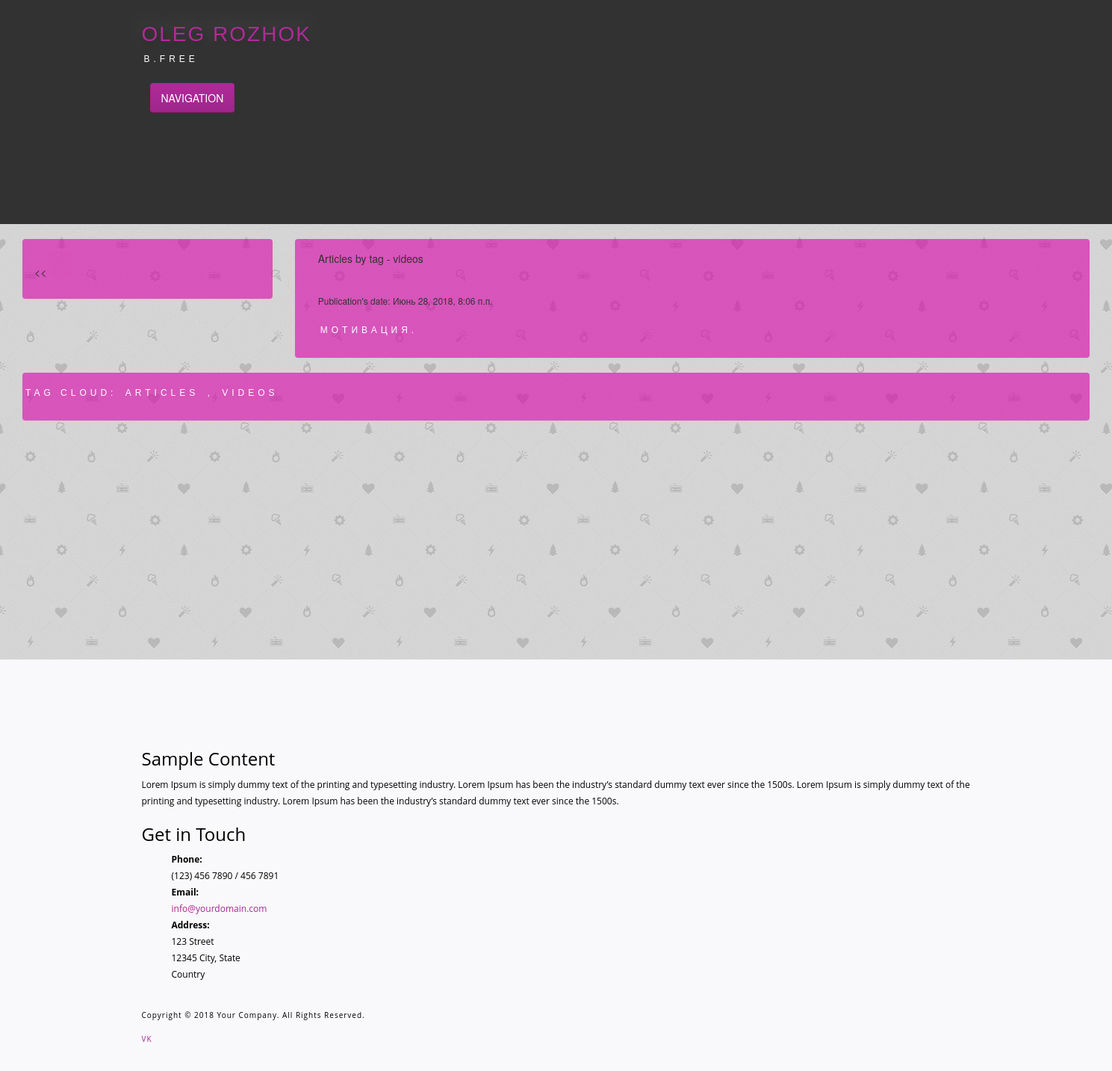
/basicview/keyword/2/, run on the app's committed database.
### article/models.py (models this page shows, shortened)
class Keywords(models.Model):
    class Meta():
        db_table = "keywords"
    name = models.CharField(max_length=50, blank=True, unique=True, verbose_name="Tags")
    def __unicode__(self):
        return self.name

class Article(models.Model):
    class Meta():
        db_table = "article"
    article_title = models.CharField(max_length=200)
    article_text = RichTextField()
    article_date = models.DateTimeField()
    article_likes = models.IntegerField(default=0)
    article_image = models.ImageField(null=True, blank=True, upload_to="images/", verbose_name="Image")
    video = EmbedVideoField(null=True, blank=True, verbose_name="Video")
    category = TreeForeignKey(Category, null=True, blank=False, related_name='cat')
    keywords = models.ManyToManyField(Keywords, related_name="keywords", related_query_name="keywords", blank=True, verbose_name="Keywords")

### article/views.py (the view)
# urls.py: url(r'^keyword/(?P<id>\d+)/$', article_views.keywords, name='keywords'),
def keywords(request, id):
    args = {}
    args['keywords'] = Keywords.objects.all()
    args['keyw_s'] = Keywords.objects.get(id=id)
    args['articles'] = Article.objects.filter(keywords__name__exact=args['keyw_s'])
    args['projects'] = Category.objects.all()
    args['username'] = auth.get_user(request).username
    return render(request, 'keywpage.html', args)

### article/templates/keywpage.html
{% extends 'main.html' %}
{% block content %}
<div class="container">
    <div class="row">
        <div class="col col-lg-12">
        <p>Artiсles by tag - {{ keyw_s.name }}</p><br />
    {% for article in articles %}
        <h6>Publication's date: {{ article.article_date }}</h6>
        </div>
        <div class="col col-lg-12">
        <h4><a href="/articles/get/{{ article.id }}/" class="notpodcherk" id="divTagLine">{{ article.article_title}}</a></h4>
    {% endfor %}
        </div>
    </div>
</div>
{% endblock content %}

### article/templates/main.html (shortened to what this page needs)
{% load staticfiles %}
{% load i18n mptt_tags %}
<!DOCTYPE html>
<html>
<head>
    <link rel="stylesheet" href="https://maxcdn.bootstrapcdn.com/bootstrap/4.0.0/css/bootstrap.min.css">
    {% load bootstrap3 %}
    {% bootstrap_css %}
</head>
<body>
<div id="decorative2">
    <div class="container">
        <div class="divPanel topArea notop nobottom">
        <div class="row-fluid">
            <div class="pull-top">
                        <a href="https://vk.com/oleg_rozhok" id="divSiteTitle" class="notpodcherk">Oleg Rozhok</a><br />
                        <a href="https://vk.com/video-41355314_456239038" id="divTagLine" class="notpodcherk">b.free</a>
            </div>
                    <div id="divMenuRight" class="pull-left">
                    <div class="navbar">
                        <button type="button" class="btn btn-navbar-highlight btn-large btn-primary" data-toggle="collapse" data-target=".nav-collapse">
                            NAVIGATION
                        </button>
                    </div>
                    </div>
        </div>
        </div>
    </div>
</div>
<br />
<div class="container-fluid">
  <div class="row-fluid">
    <div class="col col-lg-3">
    <div class="panel panel-body special-card">
    <ol class="marker" id="breadcrumb">
    {% recursetree projects %}
        <li>
       <a href="/category/get/{{ node.id }}" title="{% blocktrans with project=node %}Show all entries in {{ project }}{% endblocktrans %}">{{ node }}</a>
        </li>
    {% endrecursetree %}
    </ol>
    </div>
    </div>
    <div class="col col-lg-9">
    <div class="panel panel-body fones special-card">
    {% block content %}{% endblock content %}
    </div>
    </div>
    <div class="col col-lg-12">
    <div class="panel panel-body special-card" id="divTagLine"> Tag cloud:
        <ol id="breadcrumb">
    {% for keyword in keywords %}
            <a id="divTagLine" class="notpodcherk" href="/keyword/{{ keyword.id }}">{{ keyword }}</a>
    {% if not forloop.last %}, {% endif %}
    {% endfor %}
        </ol>
    </div>
    </div>
  </div>
</div>
<div id="footerOuterSeparator">
<div id="divFooter">
    <div class="container">
        <div class="divPanel">
            <div class="row-fluid">
               <div class="span1" id="footerArea3">
                    <h3>Sample Content</h3>
                    <p>Lorem Ipsum is simply dummy text of the printing and typesetting industry. Lorem Ipsum has been the industry’s standard dummy text ever since the 1500s.
                        Lorem Ipsum is simply dummy text of the printing and typesetting industry. Lorem Ipsum has been the industry’s standard dummy text ever since the 1500s.
                    </p>
                </div>
                <div class="span2" id="footerArea4">
                    <h3>Get in Touch</h3>
                    <ul id="contact-info">
                    <li>
                        <span class="field">Phone:</span>
                        <br />
                        (123) 456 7890 / 456 7891
                    </li>
                    <li>
                        <span class="field">Email:</span>
                        <br />
                        <a href="mailto:info@yourdomain.com" title="Email">info@yourdomain.com</a>
                    </li>
                    <li>
                        <span class="field">Address:</span>
                        <br />
                        123 Street<br />
                        12345 City, State<br />
                        Country
                    </li>
                    </ul>
                </div>
            </div>
            <br />
            <div class="row-fluid">
                <div class="span3">
                    <p class="copyright">
                        Copyright © 2018 Your Company. All Rights Reserved.
                    </p>
                    <p class="social_bookmarks">
                        <a href="https://vk.com/beeroom_volosovo">VK</a>
                    </p>
                </div>
            </div>
            <br />
        </div>
    </div>
</div>
</div>
</body>
</html>

### article/templates/main.html (style rules this page uses)
body { background: #CCCCCC url(/media/images/fon.jpg); background-repeat: inherit; }
.fones { background: #f9f8fa }
.special-card { background-color: rgba(218, 0, 170, 0.6); }
.divPanel.notop { padding-top:25px }
.divPanel.nobottom { padding-bottom:0px }
#decorative2 { background-color: rgb(50, 50, 50); height: 300px; }
#divSiteTitle { font-family: 'Century Gothic', sans-serif; color: rgb(176, 42, 154); font-size: 28px; text-shadow: rgba(0, 0, 0, 0.2) 2px 5px 9px, rgba(255, 255, 255, 0.298039) 0px -5px 35px; line-height: 42px; letter-spacing: 2px; text-transform: uppercase; font-weight: normal; font-style: normal; padding-left: 0px; padding-right: 0px; }
#divTagLine { font-family: 'Century Gothic', sans-serif; font-size: 12px; text-transform: uppercase; letter-spacing: 5px; line-height: 22px; color: rgb(255, 255, 255); text-shadow: none; padding-left: 3px; padding-right: 3px; font-weight: normal; font-style: normal; }
.navbar .btn-navbar-highlight { display:inline;padding:9px 14px;margin-top:15px; }
.btn-primary { border:1px solid #9d2589;border-bottom:1px solid #7b1d6c;background-color:#b02a9a;background-repeat: repeat-x;background-image:-webkit-gradient(linear, left top, left bottom, from(#b02a9a), to(#9e268b));background-image:-webkit-linear-gradient(top, #b02a9a, #9e268b);background-image:-moz-linear-gradient(top, #b02a9a, #9e268b);background-image:-ms-linear-gradient(top, #b02a9a, #9e268b);background-image:-o-linear-gradient(top, #b02a9a, #9e268b);background-image:linear-gradient(top, #b02a9a, #9e268b);filter: progid:dximagetransform.microsoft.gradient(startColorstr=#b02a9a, endColorstr=#9e268b, GradientType=0);filter: progid:dximagetransform.microsoft.gradient(enabled=false); }
ol { list-style:none; }
.marker { list-style: none; }
.marker > li:before { content: '<< '; }
#breadcrumb { list-style: none; display: inline-block; padding-left: 0px; }
#breadcrumb li { float: center; }
#breadcrumb li a { color: #fff; display: inline-block; background-color: rgba(218, 0, 170, 0.01); text-decoration: none; position: relative; height: 34px; line-height: 34px; padding: 0 10px 0 5px; text-align: center; margin-right: 23px; -webkit-user-select: none; -moz-user-select: none; -ms-user-select: none; user-select: none; }
#breadcrumb li:first-child a { padding-left: 15px; -moz-border-radius: 4px 0 0 4px; -webkit-border-radius: 4px; border-radius: 4px 0 0 4px; }
#breadcrumb li:last-child a { padding-right: 15px; -moz-border-radius: 0 4px 4px 0; -webkit-border-radius: 0; border-radius: 0 4px 4px 0; }
#breadcrumb li a:before { left: 0px; border-left-color: transparent; text-align: center; }
#breadcrumb li a:after { text-align: center; border-color: transparent; border-left-color: #cc2eaa; }
#divFooter { font-family: 'Open Sans', sans-serif; background-color: #f9f8fa; color: #000000; padding-top: 100px; line-height: 22px; font-size: 12px; text-transform: none; background-image: none; background-repeat: repeat repeat; }
#divFooter a { color: rgb(164, 39, 143); }
#divFooter h3 { color: rgb(0, 0, 0); }
#footerOuterSeparator { margin-top: 300px; border-top-width: 0px; border-top-style: solid; border-top-color: rgb(95, 95, 95); }
#divFooter { margin-left:-20px;margin-right:-20px;padding-left:20px;padding-right:20px; }
#divFooter { margin-left:0px;margin-right:0px;padding-left:0px;padding-right:0px; }
.social_bookmarks a { font-size:smaller !important;text-transform:uppercase;letter-spacing:1px;text-decoration:none;margin-right:20px; }
.copyright { font-size:smaller;letter-spacing:1px; }
ul#contact-info .field { font-weight:bold; }
ul#contact-info { list-style:none; }

### data on the page
Keywords: name "videos", name "VIDEOS"
Article: article_date "Июнь 28, 2018, 8:06 п.п.", article_title "МОТИВАЦИЯ."
Keywords: name "ARTICLES"
